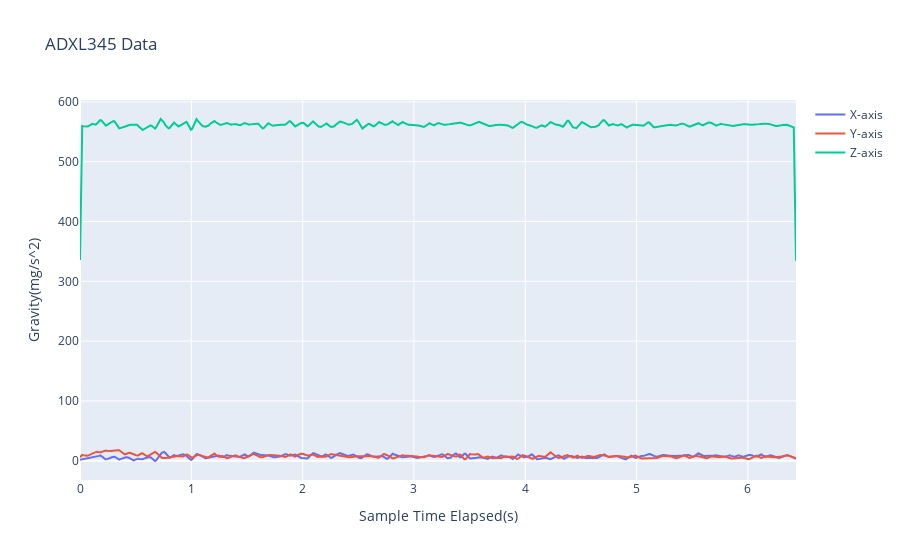

The notebook cell saved with this chart:
### Code cell
import plotly.graph_objects as go
import plotly.express as px
import numpy as np

X=[]
Y=[]
Z=[]

start_time = time.time()
for i in trange(5):
    x, y, z = get_gravity_data(slave_addr=slave_addr, repeat=128, repeat_delay_us=10)
    X.extend(x)
    Y.extend(y)
    Z.extend(z)
end_time = time.time()
timestamp = np.arange(0, end_time - start_time, (end_time - start_time) / len(X))

# add filter for data
# Convert lists to numpy arrays for processing
X = np.array(X)
Y = np.array(Y)
Z = np.array(Z)

# Apply a moving average filter using np.convolve
# The filter kernel is a uniform kernel of size 5 (1/5 for each element)
X = np.convolve(X, np.ones(5)/10, mode='same')
Y = np.convolve(Y, np.ones(5)/10, mode='same')
Z = np.convolve(Z, np.ones(5)/10, mode='same')

fig = go.Figure()
fig.add_trace(go.Scatter(x=timestamp, y=X, mode='lines', name='X-axis'))
fig.add_trace(go.Scatter(x=timestamp, y=Y, mode='lines', name='Y-axis'))
fig.add_trace(go.Scatter(x=timestamp, y=Z, mode='lines', name='Z-axis'))
fig.update_layout(title='ADXL345 Data', xaxis_title='Sample Time Elapsed(s)', yaxis_title='Gravity(mg/s^2)')
fig.show()

### Figure 1 — Plotly figure (JSON) as saved in the notebook; plotly's stock layout.template omitted (floating-point values rounded to 4 significant figures; data arrays with more than 128 entries replaced by an {"elided": "..."} marker saying what was removed)
{"data": [{"mode": "lines", "name": "X-axis", "type": "scatter", "x": {"elided": "640 float values"}, "y": {"elided": "640 float values"}}, {"mode": "lines", "name": "Y-axis", "type": "scatter", "x": {"elided": "640 float values"}, "y": {"elided": "640 float values"}}, {"mode": "lines", "name": "Z-axis", "type": "scatter", "x": {"elided": "640 float values"}, "y": {"elided": "640 float values"}}], "layout": {"title": {"text": "ADXL345 Data"}, "xaxis": {"title": {"text": "Sample Time Elapsed(s)"}}, "yaxis": {"title": {"text": "Gravity(mg/s^2)"}}}}
